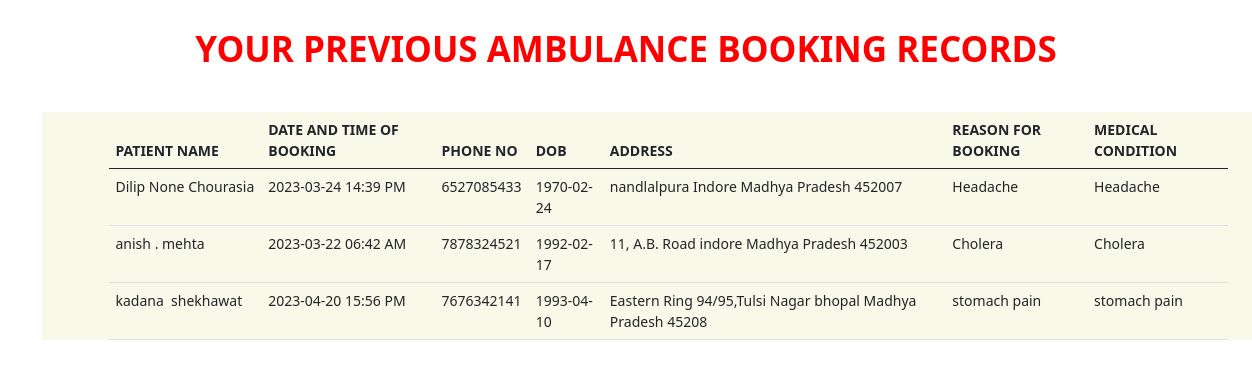
/hos_view (signed in), run on the app's committed database.
### BookingApp/models.py (models this page shows, shortened)
class hos_patient(models.Model):
    fname=models.CharField(max_length=30,null=False)
    midname=models.CharField(max_length=30,null=True,blank=True)
    lname=models.CharField(max_length=30,null=False)
    dateOfRequest=models.CharField(max_length=10,null=False)
    timeOfRequest=models.CharField(max_length=8,null=False)
    am_pm=models.CharField(max_length=8,null=False)
    email=models.EmailField(max_length=20,primary_key=True)
    phNo=models.IntegerField(max_length=10,null=False)
    Street=models.CharField(max_length=50,null=False)
    City=models.CharField(max_length=50,null=False)
    State=models.CharField(max_length=50,null=False)
    Zip=models.CharField(max_length=30,null=False)
    dob=models.CharField(max_length=30,null=False)
    gender=models.CharField(max_length=15,null=False)
    relation=models.CharField(max_length=30,null=False)
    medical_con=models.CharField(max_length=30,null=False)
    resonForHos=models.CharField(max_length=30,null=False)
    hospital=models.CharField(max_length=50,null=True)
    User_gmail=models.ForeignKey(user, on_delete=models.CASCADE)
    AvHospital_gmail=models.ForeignKey(av_hospital, on_delete=models.CASCADE)

### BookingApp/views.py (the view)
# urls.py: path("hos_view",views.hos_view,name="hos_view"),
def hos_view(request):
    obj = hos_patient.objects.filter(
        AvHospital_gmail=request.session['email']).values()
    return render(request, 'hos_view.html', {'obj': obj})

### template/hos_view.html (shortened to what this page needs)
<!doctype html>
<html lang="en">
<head>
    <link href="https://cdn.jsdelivr.net/npm/bootstrap@5.0.2/dist/css/bootstrap.min.css" rel="stylesheet"
>
    <link rel="stylesheet" type="text/css" href="/static/userPage.css">
</head>
<body>
    <center><h1 class="heading" style="margin:2rem;">YOUR PREVIOUS AMBULANCE BOOKING RECORDS</h1></center>
            <div class="container-fluid" style="background-color:rgba(245, 245, 220, 0.605); margin: 3rem;">
                <div class="container" >
                    <table class="table">
                        <thead>
                            <tr>
                                <th scope="col">PATIENT NAME</th>
                                <th scope="col">DATE AND TIME OF BOOKING</th>
                                <th scope="col">PHONE NO</th>
                                <th scope="col">DOB</th>
                                <th scope="col">ADDRESS</th>
                                <th scope="col">REASON FOR BOOKING</th>
                                <th scope="col">MEDICAL CONDITION</th>
                            </tr>
                        </thead>
                        <tbody>
                            {% for i in obj %}
                            <tr>
                                <td>{{i.fname}}&nbsp;{{i.midname}}&nbsp;{{i.lname}}</td>
                                <td>{{i.dateOfRequest}}&nbsp;{{i.timeOfRequest}}&nbsp;{{i.am_pm}}</td>
                                <td>{{i.phNo}}</td>
                                <td>{{i.dob}}</td>
                                <td>{{i.Street}}&nbsp;{{i.City}}&nbsp;{{i.State}}&nbsp;{{i.Zip}}
                                </td>
                                <td>{{i.resonForHos}}</td>
                                <td>{{i.medical_con}}</td>
                            </tr>
                            {% endfor %}
                        </tbody>
                    </table>
                </div>
            </div>
</body>
</html>

### static/userPage.css (style rules this page uses)
* { font-size:14px; font-style:'Lucida Grande'; }
.heading { color:red; font-weight: bolder; }

### data on the page
hos_patient: fname "Dilip", midname "None", lname "Chourasia", dateOfRequest "2023-03-24", timeOfRequest "14:39", am_pm "PM", phNo "6527085433", dob "1970-02-24", Street "nandlalpura", City "Indore", State "Madhya Pradesh", Zip "452007", resonForHos "Headache", medical_con "Headache"
hos_patient: fname "anish", midname ".", lname "mehta", dateOfRequest "2023-03-22", timeOfRequest "06:42", am_pm "AM", phNo "7878324521", dob "1992-02-17", Street "11, A.B. Road", City "indore", State "Madhya Pradesh", Zip "452003", resonForHos "Cholera", medical_con "Cholera"
hos_patient: fname "kadana", lname "shekhawat", dateOfRequest "2023-04-20", timeOfRequest "15:56", am_pm "PM", phNo "7676342141", dob "1993-04-10", Street "Eastern Ring 94/95,Tulsi Nagar", City "bhopal", State "Madhya Pradesh", Zip "45208", resonForHos "stomach pain", medical_con "stomach pain"
